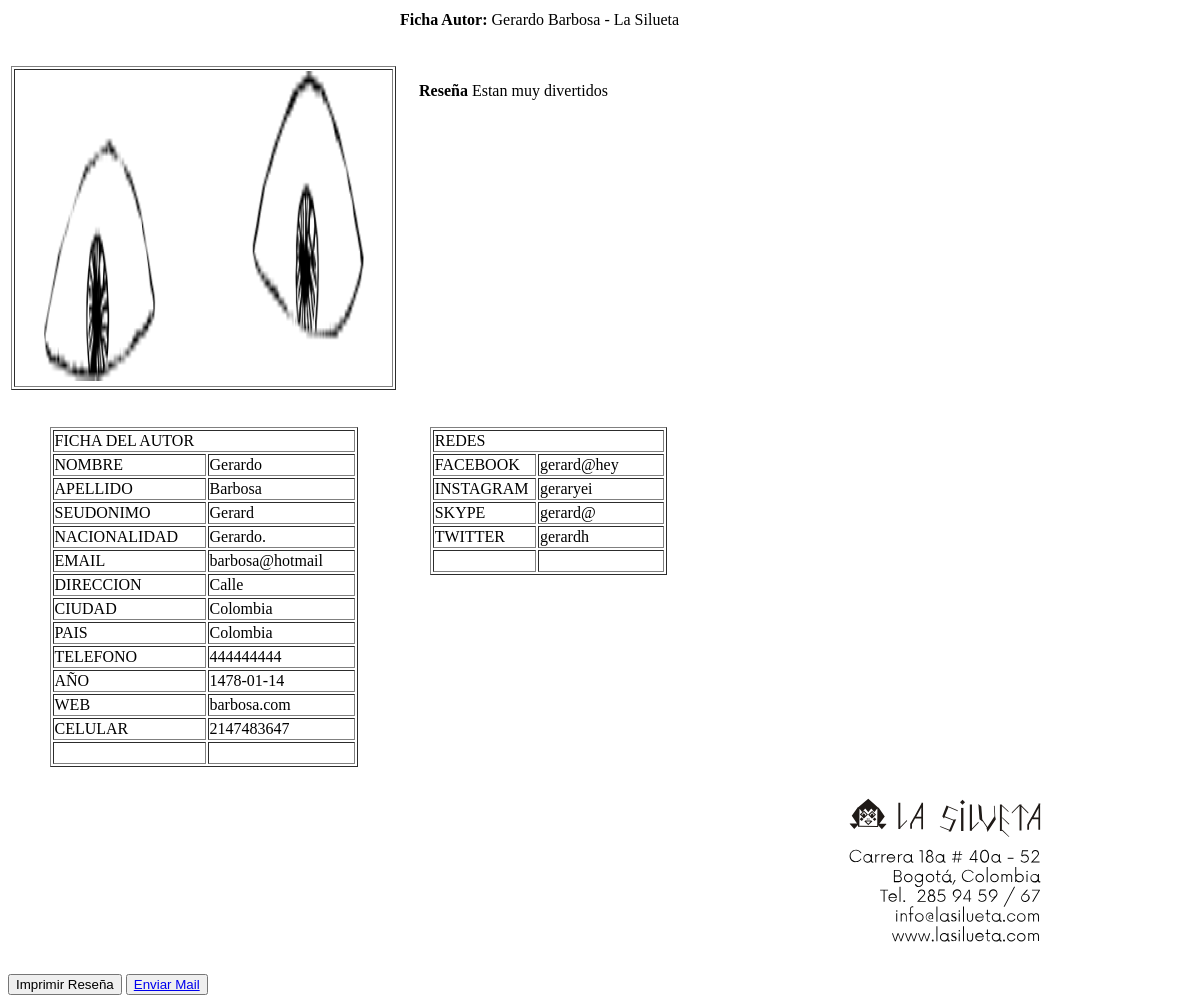
The page /formato_impresion_autor.php?var=1 on the database its author committed.
### tables this page shows
CREATE TABLE `autor` (
  `id_autor` int(11) NOT NULL,
  `nombre_autor` varchar(45) NOT NULL,
  `apellido_autor` varchar(45) DEFAULT NULL,
  `seudonimo_autor` varchar(45) DEFAULT NULL,
  `nacionalidad_autor` varchar(45) DEFAULT NULL,
  `email_autor` varchar(45) NOT NULL,
  `direccion_autor` varchar(45) NOT NULL,
  `ciudad_autor` varchar(45) NOT NULL,
  `pais_autor` varchar(45) NOT NULL,
  `telefono_autor` varchar(45) NOT NULL,
  `año_autor` date DEFAULT NULL,
  `web_autor` varchar(45) DEFAULT NULL,
  `celular_autor` int(11) DEFAULT NULL,
  `facebook_autor` varchar(45) DEFAULT NULL,
  `instagram_autor` varchar(45) DEFAULT NULL,
  `skype_autor` varchar(45) DEFAULT NULL,
  `twitter_autor` varchar(45) DEFAULT NULL,
  `ruta_foto` varchar(45) DEFAULT NULL,
  `resena_autor` varchar(45) DEFAULT NULL
);

### formato_impresion_autor.php (the view, shortened to what this page needs)
<?php
  $id_autor=$_GET["var"];
  $consulta = "SELECT * FROM autor Where id_autor='".$id_autor."'";
  $rec=mysql_query($consulta);
  $autor=mysql_fetch_array($rec);
  $ruta=$autor['ruta_foto'];
?>
<!doctype html>
<html>
<head>
<link rel="stylesheet" href="printprueba.css" type="text/css" media="print">
</head>
<body>
<table width="1099" height="527" border="0">
  <tr>
    <td>&nbsp;</td>
    <td colspan="2"><strong>Ficha Autor: </strong> <?php echo $autor['nombre_autor']," ".$autor['apellido_autor']?> - La Silueta </td>
  </tr>
  <tr>
    <td width="385" height="390"><table align="center" width="385" height="270" border="1">
      <tr>
        <td height="264" style="text-align: center"><?php  echo "<img src='/img/uploads/autores/".$ruta."'
                   width='320' height='310'/>";?></td>
      </tr>
    </table></td>
    <td colspan="2" class="reseña" valign="top" style="padding: 20px;padding-top:50px;"><div><strong>Reseña</strong> <?php echo $autor['resena_autor']?></div></td>
  </tr>
  <tr>
    <td><table align="center" width="80%" border="1">
      <tr>
        <td colspan="2">FICHA DEL AUTOR</td>
        </tr>
      <tr>
        <td width="51%">NOMBRE</td>
        <td width="49%"><?php echo $autor['nombre_autor']?></td>
      </tr>
      <tr>
        <td>APELLIDO</td>
        <td><?php echo $autor['apellido_autor']?></td>
      </tr>
      <tr>
        <td>SEUDONIMO</td>
        <td><?php echo $autor['seudonimo_autor']?></td>
      </tr>
      <tr>
        <td>NACIONALIDAD</td>
        <td><?php echo $autor['nacionalidad_autor']?></td>
      </tr>
      <tr>
        <td>EMAIL</td>
        <td><?php echo $autor['email_autor']?></td>
      </tr>
      <tr>
        <td>DIRECCION</td>
        <td><?php echo $autor['direccion_autor']?></td>
      </tr>
      <tr>
        <td>CIUDAD</td>
        <td><?php echo $autor['ciudad_autor']?></td>
      </tr>
      <tr>
        <td>PAIS</td>
        <td><?php echo $autor['pais_autor']?></td>
      </tr>
      <tr>
        <td>TELEFONO</td>
        <td><?php echo $autor['telefono_autor']?></td>
      </tr>
      <tr>
        <td>AÑO</td>
        <td><?php echo $autor['año_autor']?></td>
      </tr>
      <tr>
        <td>WEB</td>
        <td><?php echo $autor['web_autor']?></td>
      </tr>
      <tr>
        <td>CELULAR</td>
        <td><?php echo $autor['celular_autor']?></td>
      </tr>
      <tr>
        <td>&nbsp;</td>
        <td>&nbsp;</td>
      </tr>
    </table></td>
    <td width="297" align="center" valign="top" class="medio"><table class="redes" width="80%" border="1">
      <tr>
        <td colspan="2">REDES</td>
        </tr>
      <tr>
        <td width="45%">FACEBOOK</td>
        <td width="55%"><?php echo $autor['facebook_autor']?></td>
      </tr>
      <tr>
        <td>INSTAGRAM</td>
        <td><?php echo $autor['instagram_autor']?></td>
      </tr>
      <tr>
        <td>SKYPE</td>
        <td><?php echo $autor['skype_autor']?></td>
      </tr>
      <tr>
        <td>TWITTER</td>
        <td><?php echo $autor['twitter_autor']?></td>
      </tr>
      <tr>
        <td>&nbsp;</td>
        <td>&nbsp;</td>
      </tr>
    </table></td>
    <td width="403">&nbsp;</td>
  </tr>
  <tr>
    <td>&nbsp;</td>
    <td>&nbsp;</td>
    <td><img src="img/LaSIluetaLogo_direccion-05.svg" align="right" alt="" width="400" height="200"/></td>
  </tr>
</table>
<button type="" value="guardar" class="btn btn-md btn-final" onclick="JavaScript:windows:print()">Imprimir Reseña</a></button>
<button type="" value="enviar" class="btn btn-md btn-final"><a href="mailto:someone@example.com?Subject=Hello%20again" target="_top">Enviar Mail</a></button>
</body>
</html>

### printprueba.css (style rules this page uses)
body { font-family: sans-serif; padding:15px; }

### rows shown on the page
autor: nombre_autor "Gerardo", apellido_autor "Barbosa", ruta_foto (picture), resena_autor "Estan muy divertidos", seudonimo_autor "Gerard", nacionalidad_autor "Gerardo.", email_autor "barbosa@hotmail", direccion_autor "Calle", ciudad_autor "Colombia", pais_autor "Colombia", telefono_autor "444444444", año_autor "1478-01-14", web_autor "barbosa.com", celular_autor "2147483647", facebook_autor "gerard@hey", instagram_autor "geraryei", skype_autor "gerard@", twitter_autor "gerardh"
